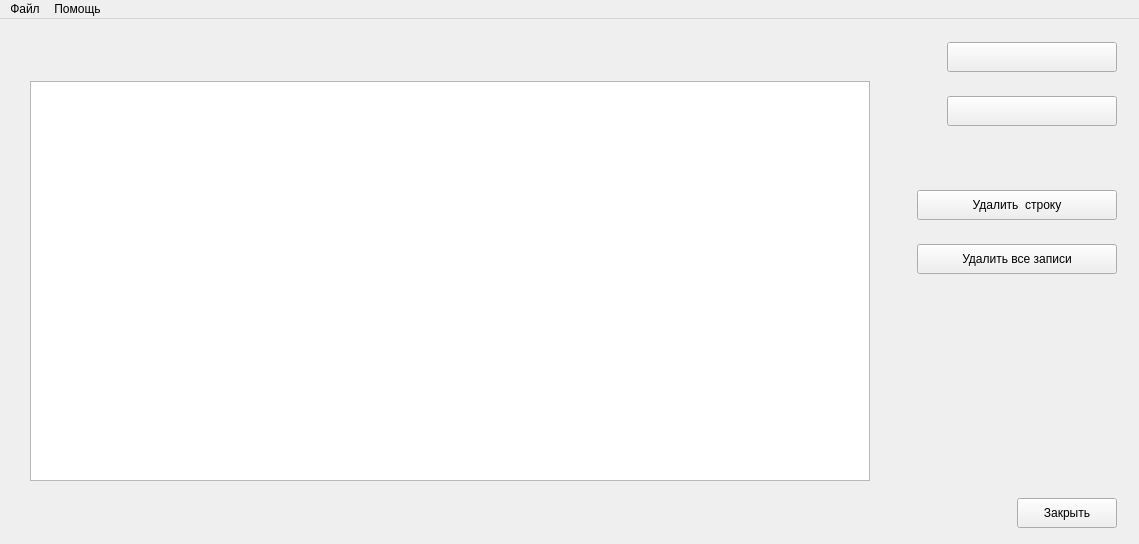
<?xml version="1.0" encoding="UTF-8"?>
<ui version="4.0">
 <class>MainWindow</class>
 <widget class="QMainWindow" name="MainWindow">
  <property name="geometry">
   <rect>
    <x>0</x>
    <y>0</y>
    <width>1139</width>
    <height>544</height>
   </rect>
  </property>
  <property name="sizePolicy">
   <sizepolicy hsizetype="Maximum" vsizetype="Maximum">
    <horstretch>0</horstretch>
    <verstretch>0</verstretch>
   </sizepolicy>
  </property>
  <property name="maximumSize">
   <size>
    <width>1300</width>
    <height>700</height>
   </size>
  </property>
  <property name="windowTitle">
   <string>MainWindow</string>
  </property>
  <widget class="QWidget" name="centralwidget">
   <layout class="QHBoxLayout" name="horizontalLayout">
    <property name="sizeConstraint">
     <enum>QLayout::SetDefaultConstraint</enum>
    </property>
    <item>
     <spacer name="horizontalSpacer_5">
      <property name="orientation">
       <enum>Qt::Horizontal</enum>
      </property>
      <property name="sizeType">
       <enum>QSizePolicy::Fixed</enum>
      </property>
      <property name="sizeHint" stdset="0">
       <size>
        <width>20</width>
        <height>20</height>
       </size>
      </property>
     </spacer>
    </item>
    <item>
     <widget class="QTableView" name="tableView">
      <property name="sizePolicy">
       <sizepolicy hsizetype="Fixed" vsizetype="Fixed">
        <horstretch>0</horstretch>
        <verstretch>0</verstretch>
       </sizepolicy>
      </property>
      <property name="minimumSize">
       <size>
        <width>840</width>
        <height>320</height>
       </size>
      </property>
      <property name="maximumSize">
       <size>
        <width>840</width>
        <height>400</height>
       </size>
      </property>
      <property name="gridStyle">
       <enum>Qt::DashLine</enum>
      </property>
     </widget>
    </item>
    <item>
     <spacer name="horizontalSpacer_3">
      <property name="orientation">
       <enum>Qt::Horizontal</enum>
      </property>
      <property name="sizeType">
       <enum>QSizePolicy::Fixed</enum>
      </property>
      <property name="sizeHint" stdset="0">
       <size>
        <width>40</width>
        <height>20</height>
       </size>
      </property>
     </spacer>
    </item>
    <item>
     <layout class="QVBoxLayout" name="verticalLayout">
      <property name="spacing">
       <number>0</number>
      </property>
      <property name="sizeConstraint">
       <enum>QLayout::SetFixedSize</enum>
      </property>
      <property name="bottomMargin">
       <number>0</number>
      </property>
      <item>
       <spacer name="verticalSpacer_4">
        <property name="orientation">
         <enum>Qt::Vertical</enum>
        </property>
        <property name="sizeType">
         <enum>QSizePolicy::Fixed</enum>
        </property>
        <property name="sizeHint" stdset="0">
         <size>
          <width>20</width>
          <height>10</height>
         </size>
        </property>
       </spacer>
      </item>
      <item>
       <widget class="QPushButton" name="Button_adding_new">
        <property name="sizePolicy">
         <sizepolicy hsizetype="Maximum" vsizetype="Minimum">
          <horstretch>0</horstretch>
          <verstretch>0</verstretch>
         </sizepolicy>
        </property>
        <property name="minimumSize">
         <size>
          <width>100</width>
          <height>30</height>
         </size>
        </property>
        <property name="maximumSize">
         <size>
          <width>170</width>
          <height>30</height>
         </size>
        </property>
        <property name="layoutDirection">
         <enum>Qt::RightToLeft</enum>
        </property>
        <property name="text">
         <string/>
        </property>
       </widget>
      </item>
      <item>
       <spacer name="horizontalSpacer">
        <property name="orientation">
         <enum>Qt::Horizontal</enum>
        </property>
        <property name="sizeType">
         <enum>QSizePolicy::Fixed</enum>
        </property>
        <property name="sizeHint" stdset="0">
         <size>
          <width>40</width>
          <height>20</height>
         </size>
        </property>
       </spacer>
      </item>
      <item>
       <widget class="QPushButton" name="Button_save">
        <property name="sizePolicy">
         <sizepolicy hsizetype="Maximum" vsizetype="Minimum">
          <horstretch>0</horstretch>
          <verstretch>0</verstretch>
         </sizepolicy>
        </property>
        <property name="minimumSize">
         <size>
          <width>100</width>
          <height>30</height>
         </size>
        </property>
        <property name="maximumSize">
         <size>
          <width>170</width>
          <height>30</height>
         </size>
        </property>
        <property name="layoutDirection">
         <enum>Qt::RightToLeft</enum>
        </property>
        <property name="text">
         <string/>
        </property>
       </widget>
      </item>
      <item>
       <spacer name="verticalSpacer">
        <property name="orientation">
         <enum>Qt::Vertical</enum>
        </property>
        <property name="sizeType">
         <enum>QSizePolicy::Fixed</enum>
        </property>
        <property name="sizeHint" stdset="0">
         <size>
          <width>20</width>
          <height>60</height>
         </size>
        </property>
       </spacer>
      </item>
      <item>
       <widget class="QPushButton" name="Button_delete_row">
        <property name="sizePolicy">
         <sizepolicy hsizetype="Maximum" vsizetype="Maximum">
          <horstretch>0</horstretch>
          <verstretch>0</verstretch>
         </sizepolicy>
        </property>
        <property name="minimumSize">
         <size>
          <width>200</width>
          <height>30</height>
         </size>
        </property>
        <property name="maximumSize">
         <size>
          <width>250</width>
          <height>30</height>
         </size>
        </property>
        <property name="layoutDirection">
         <enum>Qt::RightToLeft</enum>
        </property>
        <property name="text">
         <string>Удалить  строку</string>
        </property>
       </widget>
      </item>
      <item>
       <spacer name="horizontalSpacer_2">
        <property name="orientation">
         <enum>Qt::Horizontal</enum>
        </property>
        <property name="sizeType">
         <enum>QSizePolicy::Fixed</enum>
        </property>
        <property name="sizeHint" stdset="0">
         <size>
          <width>40</width>
          <height>20</height>
         </size>
        </property>
       </spacer>
      </item>
      <item>
       <widget class="QPushButton" name="button_deleteAll">
        <property name="sizePolicy">
         <sizepolicy hsizetype="Maximum" vsizetype="Minimum">
          <horstretch>0</horstretch>
          <verstretch>0</verstretch>
         </sizepolicy>
        </property>
        <property name="minimumSize">
         <size>
          <width>200</width>
          <height>30</height>
         </size>
        </property>
        <property name="maximumSize">
         <size>
          <width>250</width>
          <height>30</height>
         </size>
        </property>
        <property name="layoutDirection">
         <enum>Qt::RightToLeft</enum>
        </property>
        <property name="text">
         <string>Удалить все записи</string>
        </property>
       </widget>
      </item>
      <item>
       <spacer name="verticalSpacer_2">
        <property name="orientation">
         <enum>Qt::Vertical</enum>
        </property>
        <property name="sizeType">
         <enum>QSizePolicy::Fixed</enum>
        </property>
        <property name="sizeHint" stdset="0">
         <size>
          <width>20</width>
          <height>200</height>
         </size>
        </property>
       </spacer>
      </item>
      <item>
       <spacer name="verticalSpacer_3">
        <property name="orientation">
         <enum>Qt::Vertical</enum>
        </property>
        <property name="sizeType">
         <enum>QSizePolicy::Fixed</enum>
        </property>
        <property name="sizeHint" stdset="0">
         <size>
          <width>20</width>
          <height>20</height>
         </size>
        </property>
       </spacer>
      </item>
      <item>
       <widget class="QPushButton" name="Button_Close">
        <property name="sizePolicy">
         <sizepolicy hsizetype="Maximum" vsizetype="Minimum">
          <horstretch>0</horstretch>
          <verstretch>0</verstretch>
         </sizepolicy>
        </property>
        <property name="minimumSize">
         <size>
          <width>100</width>
          <height>30</height>
         </size>
        </property>
        <property name="maximumSize">
         <size>
          <width>100</width>
          <height>30</height>
         </size>
        </property>
        <property name="layoutDirection">
         <enum>Qt::RightToLeft</enum>
        </property>
        <property name="text">
         <string>Закрыть</string>
        </property>
       </widget>
      </item>
     </layout>
    </item>
    <item>
     <spacer name="horizontalSpacer_4">
      <property name="orientation">
       <enum>Qt::Horizontal</enum>
      </property>
      <property name="sizeType">
       <enum>QSizePolicy::Fixed</enum>
      </property>
      <property name="sizeHint" stdset="0">
       <size>
        <width>10</width>
        <height>20</height>
       </size>
      </property>
     </spacer>
    </item>
   </layout>
  </widget>
  <widget class="QMenuBar" name="menubar">
   <property name="geometry">
    <rect>
     <x>0</x>
     <y>0</y>
     <width>1139</width>
     <height>22</height>
    </rect>
   </property>
   <widget class="QMenu" name="menu">
    <property name="title">
     <string>Файл</string>
    </property>
    <addaction name="button_print"/>
    <addaction name="button_defaultTable"/>
   </widget>
   <widget class="QMenu" name="menu_2">
    <property name="title">
     <string>Помощь</string>
    </property>
    <addaction name="action_about"/>
    <addaction name="action_help"/>
   </widget>
   <addaction name="menu"/>
   <addaction name="menu_2"/>
  </widget>
  <action name="button_print">
   <property name="text">
    <string>Сохранить/Распечатать</string>
   </property>
  </action>
  <action name="button_defaultTable">
   <property name="text">
    <string>Обнулить изменения</string>
   </property>
  </action>
  <action name="action_about">
   <property name="text">
    <string>О программе</string>
   </property>
  </action>
  <action name="action_help">
   <property name="text">
    <string>Помощь</string>
   </property>
  </action>
 </widget>
 <resources/>
 <connections/>
</ui>
